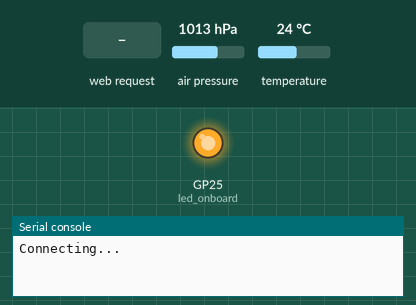
Simulated run of this program. Board: Raspberry Pi Pico running MicroPython. Shown: output pins drawn as LEDs (lit = HIGH), the last lines printed to the serial console. Inputs (shaded band) come from the test bench; at power-on: air pressure 1013 hPa, temperature 24 °C. WiFi joins after 1.5 s; library files of the repository ran but are not shown: bmp280.py.

Above: at 0.1 s.
At 3.2 s:
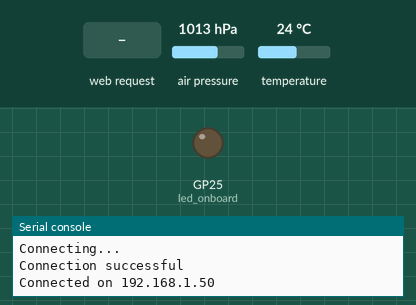
3.3 s: HTTP request GET / received
Timing chart, 0 to 6.3 s (numbered marks = the images above; inputs shaded):
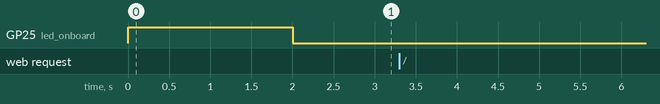

The program:

main.py
```python
import network
import socket
import time
from machine import Pin, I2C
from bmp280 import *
import gc
gc.collect()

ssid = 'CTC'  # Replace with your Wi-Fi SSID
password = ''  # Replace with your Wi-Fi password

led_onboard = Pin("LED", Pin.OUT)
i2c = I2C(0, sda = Pin(0), scl = Pin(1), freq = 1000000)
bmp = BMP280(i2c)

#Connect to WLAN
wlan = network.WLAN(network.STA_IF)
wlan.active(True)
wlan.connect(ssid)
while wlan.isconnected() == False:
    led_onboard.value(1)
    print('Connecting...')
    time.sleep(1)
    led_onboard.value(0)
ip = wlan.ifconfig()[0]
print('Connection successful')
print(f'Connected on {ip}')
led_onboard.value(0)

def web_page():
    #Sensor Configuration
    bmp = BMP280(i2c)
    bmp.use_case(BMP280_CASE_WEATHER)
    pres = bmp.pressure
    p_bar = pres/100000
    p_mmHg = pres/133.3224
    temp = bmp.temperature - 4
    temp_c2f= (temp * (9/5) + 32)
    temp_f= "{:.2f}".format(temp_c2f)
    pres_p = "{:.2f}".format(pres)
    pres_bar = "{:.2f}".format(p_bar)
    pres_hg = "{:.2f}".format(p_mmHg)
    time.sleep(1)

    #HTML CODE for Webserver
    html = """<html>
<head>
  <meta charset="UTF-8">
  <meta name="viewport" content="width=device-width, initial-scale=1.0">
  <meta http-equiv="refresh" content="10">
  <title>Raspberry Pico W Web Server</title>
  <link rel="stylesheet" href="https://use.fontawesome.com/releases/v5.7.2/css/all.css" integrity="sha384-fnmOCqbTlWIlj8LyTjo7mOUStjsKC4pOpQbqyi7RrhN7udi9RwhKkMHpvLbHG9Sr" crossorigin="anonymous">
  <link rel="icon" href="data:,">
  <style>
    html {
      font-family: Arial, sans-serif;
      display: flex;
      justify-content: center;
      align-items: center;
      flex-direction: column;
      text-align: center;
      background-color: #f4f4f9;
      margin: 0;
      padding: 0;
    }

    body {
      width: 100%;
      margin: 0;
    }

    .topnav {
      width: 100%;
      background-color: #005f73;
      color: #ffffff;
      padding: 1rem 0;
      box-shadow: 0px 2px 8px rgba(0, 0, 0, 0.1);
    }

    .topnav h2 {
      margin: 0;
      font-size: 2rem;
      text-decoration: underline;
    }

    .content {
      width: 100%;
      padding: 2rem;
      box-sizing: border-box;
      display: flex;
      justify-content: center;
      align-items: center;
      flex-direction: column;
    }

    .cards {
      display: grid;
      grid-gap: 1.5rem;
      grid-template-columns: repeat(auto-fit, minmax(280px, 1fr));
      justify-content: center;
    }

    .card {
      background-color: #fff;
      border-radius: 8px;
      box-shadow: 2px 4px 12px rgba(0, 0, 0, 0.1);
      padding: 1.5rem;
      text-align: center;
      transition: transform 0.3s ease, box-shadow 0.3s ease;
    }

    .card:hover {
      transform: translateY(-5px);
      box-shadow: 3px 6px 16px rgba(0, 0, 0, 0.15);
    }

    .card h4 {
      margin: 0 0 0.5rem;
      font-size: 1.2rem;
    }

    .card p {
      margin: 0;
      font-size: 1.5rem;
      font-weight: bold;
    }

    .card.temperature {
      color: #544bd6;
    }

    .card.humidity {
      color: #17bebb;
    }

    .card.pressure {
      color: #d9415f;
    }

    .reading {
      font-size: 2rem;
    }
  </style>
</head>
<body>
  <div class="topnav">
    <h2>Door Pico Probe</h2>
  </div>
  <div class="content">
    <div class="cards">
      <div class="card temperature">
        <h4><i class="fas fa-thermometer-half"></i> Temp. Celsius</h4>
        <p><span class="reading">""" + str(temp) + """ &#8451;</span></p>
      </div>
      <div class="card temperature">
        <h4><i class="fas fa-thermometer-half"></i> Temp. Fahrenheit</h4>
        <p><span class="reading">""" + str(temp_f) + """ &#8457;</span></p>
      </div>
      <div class="card pressure">
        <h4><i class="fas fa-angle-double-down"></i> Pressure (Pa)</h4>
        <p><span class="reading">""" + str(pres_p) + """ Pa</span></p>
      </div>
      <div class="card pressure">
        <h4><i class="fas fa-angle-double-down"></i> Pressure (bar)</h4>
        <p><span class="reading">""" + str(pres_bar) + """ bar</span></p>
      </div>
      <div class="card pressure">
        <h4><i class="fas fa-angle-double-down"></i> Pressure (mmHg)</h4>
        <p><span class="reading">""" + str(pres_hg) + """ mmHg</span></p>
      </div>
    </div>
  </div>
</body>
</html>"""
    return html

s = socket.socket(socket.AF_INET, socket.SOCK_STREAM)
s.bind(('', 80))
s.listen(5)

while True:
  try:
    if gc.mem_free() < 102000:
      gc.collect()
    conn, addr = s.accept()
    conn.settimeout(3.0)
    print('Got a connection from %s' % str(addr))
    request = conn.recv(1024)
    conn.settimeout(None)
    request = str(request)
    print('Content = %s' % request)
    response = web_page()
    conn.send('HTTP/1.1 200 OK\n')
    conn.send('Content-Type: text/html\n')
    conn.send('Connection: close\n\n')
    conn.sendall(response)
    conn.close()
  except OSError as e:
    conn.close()
    print('Connection closed')
```
